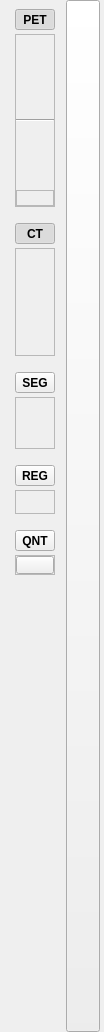
<?xml version="1.0" encoding="UTF-8"?>
<ui version="4.0">
 <class>qMRMLLongitudinalPETCTModuleSettingsWidget</class>
 <widget class="QWidget" name="qMRMLLongitudinalPETCTModuleSettingsWidget">
  <property name="geometry">
   <rect>
    <x>0</x>
    <y>0</y>
    <width>104</width>
    <height>1032</height>
   </rect>
  </property>
  <property name="sizePolicy">
   <sizepolicy hsizetype="Preferred" vsizetype="Minimum">
    <horstretch>0</horstretch>
    <verstretch>0</verstretch>
   </sizepolicy>
  </property>
  <property name="windowTitle">
   <string>Form</string>
  </property>
  <layout class="QHBoxLayout" name="horizontalLayout">
   <property name="spacing">
    <number>2</number>
   </property>
   <property name="leftMargin">
    <number>6</number>
   </property>
   <property name="topMargin">
    <number>0</number>
   </property>
   <property name="rightMargin">
    <number>4</number>
   </property>
   <property name="bottomMargin">
    <number>0</number>
   </property>
   <item>
    <widget class="QWidget" name="WidgetModuleSettings" native="true">
     <layout class="QVBoxLayout" name="verticalLayout">
      <property name="spacing">
       <number>16</number>
      </property>
      <item>
       <layout class="QVBoxLayout" name="verticalLayout_8">
        <property name="spacing">
         <number>4</number>
        </property>
        <item>
         <widget class="QToolButton" name="ToolButtonPET">
          <property name="maximumSize">
           <size>
            <width>40</width>
            <height>16777215</height>
           </size>
          </property>
          <property name="font">
           <font>
            <weight>75</weight>
            <bold>true</bold>
           </font>
          </property>
          <property name="toolTip">
           <string>PET Colors and Opacity Settings</string>
          </property>
          <property name="text">
           <string>PET</string>
          </property>
          <property name="checkable">
           <bool>true</bool>
          </property>
          <property name="checked">
           <bool>true</bool>
          </property>
          <property name="toolButtonStyle">
           <enum>Qt::ToolButtonTextBesideIcon</enum>
          </property>
          <property name="arrowType">
           <enum>Qt::NoArrow</enum>
          </property>
         </widget>
        </item>
        <item>
         <widget class="QFrame" name="FramePET">
          <property name="maximumSize">
           <size>
            <width>40</width>
            <height>16777215</height>
           </size>
          </property>
          <property name="frameShape">
           <enum>QFrame::StyledPanel</enum>
          </property>
          <layout class="QVBoxLayout" name="verticalLayout_2">
           <property name="margin">
            <number>0</number>
           </property>
           <item>
            <widget class="QPushButton" name="ButtonPETHeat">
             <property name="maximumSize">
              <size>
               <width>40</width>
               <height>40</height>
              </size>
             </property>
             <property name="toolTip">
              <string>Heat</string>
             </property>
             <property name="accessibleName">
              <string>vtkMRMLPETProceduralColorNodePET-Heat</string>
             </property>
             <property name="styleSheet">
              <string notr="true"/>
             </property>
             <property name="text">
              <string/>
             </property>
             <property name="icon">
              <iconset resource="../qSlicerLongitudinalPETCTModule.qrc">
               <normaloff>:/Icons/Colors-PET-Heat.png</normaloff>:/Icons/Colors-PET-Heat.png</iconset>
             </property>
             <property name="iconSize">
              <size>
               <width>28</width>
               <height>28</height>
              </size>
             </property>
             <property name="checkable">
              <bool>true</bool>
             </property>
             <property name="flat">
              <bool>true</bool>
             </property>
            </widget>
           </item>
           <item>
            <widget class="QPushButton" name="ButtonPETRainbow">
             <property name="maximumSize">
              <size>
               <width>40</width>
               <height>40</height>
              </size>
             </property>
             <property name="toolTip">
              <string>Rainbow</string>
             </property>
             <property name="accessibleName">
              <string>vtkMRMLPETProceduralColorNodePET-Rainbow</string>
             </property>
             <property name="styleSheet">
              <string notr="true"/>
             </property>
             <property name="text">
              <string/>
             </property>
             <property name="icon">
              <iconset resource="../qSlicerLongitudinalPETCTModule.qrc">
               <normaloff>:/Icons/Colors-PET-Rainbow.png</normaloff>:/Icons/Colors-PET-Rainbow.png</iconset>
             </property>
             <property name="iconSize">
              <size>
               <width>28</width>
               <height>28</height>
              </size>
             </property>
             <property name="checkable">
              <bool>true</bool>
             </property>
             <property name="flat">
              <bool>true</bool>
             </property>
            </widget>
           </item>
           <item>
            <widget class="QPushButton" name="ButtonPETMIP">
             <property name="maximumSize">
              <size>
               <width>40</width>
               <height>40</height>
              </size>
             </property>
             <property name="toolTip">
              <string>Maximum Intensity Projection</string>
             </property>
             <property name="accessibleName">
              <string>vtkMRMLPETProceduralColorNodePET-MaximumIntensityProjection</string>
             </property>
             <property name="styleSheet">
              <string notr="true"/>
             </property>
             <property name="text">
              <string/>
             </property>
             <property name="icon">
              <iconset resource="../qSlicerLongitudinalPETCTModule.qrc">
               <normaloff>:/Icons/Colors-PET-MIP.png</normaloff>:/Icons/Colors-PET-MIP.png</iconset>
             </property>
             <property name="iconSize">
              <size>
               <width>28</width>
               <height>28</height>
              </size>
             </property>
             <property name="checkable">
              <bool>true</bool>
             </property>
             <property name="flat">
              <bool>true</bool>
             </property>
            </widget>
           </item>
           <item>
            <widget class="Line" name="line">
             <property name="orientation">
              <enum>Qt::Horizontal</enum>
             </property>
            </widget>
           </item>
           <item>
            <widget class="QPushButton" name="ButtonPETVolumeRendering">
             <property name="maximumSize">
              <size>
               <width>40</width>
               <height>40</height>
              </size>
             </property>
             <property name="toolTip">
              <string>Show</string>
             </property>
             <property name="styleSheet">
              <string notr="true"/>
             </property>
             <property name="text">
              <string/>
             </property>
             <property name="icon">
              <iconset resource="../qSlicerLongitudinalPETCTModule.qrc">
               <normaloff>:/Icons/VolumeRendering.png</normaloff>:/Icons/VolumeRendering.png</iconset>
             </property>
             <property name="iconSize">
              <size>
               <width>24</width>
               <height>24</height>
              </size>
             </property>
             <property name="checkable">
              <bool>true</bool>
             </property>
             <property name="flat">
              <bool>true</bool>
             </property>
            </widget>
           </item>
           <item>
            <widget class="QPushButton" name="ButtonPETSpinning">
             <property name="maximumSize">
              <size>
               <width>40</width>
               <height>40</height>
              </size>
             </property>
             <property name="toolTip">
              <string>Spin</string>
             </property>
             <property name="styleSheet">
              <string notr="true"/>
             </property>
             <property name="text">
              <string/>
             </property>
             <property name="icon">
              <iconset resource="../qSlicerLongitudinalPETCTModule.qrc">
               <normaloff>:/Icons/ViewSpin.png</normaloff>:/Icons/ViewSpin.png</iconset>
             </property>
             <property name="iconSize">
              <size>
               <width>24</width>
               <height>24</height>
              </size>
             </property>
             <property name="checkable">
              <bool>true</bool>
             </property>
             <property name="flat">
              <bool>true</bool>
             </property>
            </widget>
           </item>
           <item>
            <widget class="ctkDoubleSlider" name="SliderPETVROpacityPow" native="true">
             <property name="minimumSize">
              <size>
               <width>40</width>
               <height>0</height>
              </size>
             </property>
             <property name="maximumSize">
              <size>
               <width>36</width>
               <height>16777215</height>
              </size>
             </property>
             <property name="toolTip">
              <string>Volume rendering opacity function power</string>
             </property>
             <property name="styleSheet">
              <string notr="true"/>
             </property>
            </widget>
           </item>
           <item>
            <widget class="QLabel" name="LabelPETVROpacityPow">
             <property name="maximumSize">
              <size>
               <width>40</width>
               <height>16777215</height>
              </size>
             </property>
             <property name="toolTip">
              <string>Volume rendering opacity function power</string>
             </property>
             <property name="frameShape">
              <enum>QFrame::StyledPanel</enum>
             </property>
             <property name="frameShadow">
              <enum>QFrame::Plain</enum>
             </property>
             <property name="text">
              <string/>
             </property>
             <property name="alignment">
              <set>Qt::AlignCenter</set>
             </property>
             <property name="margin">
              <number>0</number>
             </property>
            </widget>
           </item>
          </layout>
         </widget>
        </item>
       </layout>
      </item>
      <item>
       <layout class="QVBoxLayout" name="verticalLayout_9">
        <property name="spacing">
         <number>4</number>
        </property>
        <item>
         <widget class="QToolButton" name="ToolButtonCT">
          <property name="maximumSize">
           <size>
            <width>40</width>
            <height>16777215</height>
           </size>
          </property>
          <property name="font">
           <font>
            <weight>75</weight>
            <bold>true</bold>
           </font>
          </property>
          <property name="toolTip">
           <string>CT Window/Level Settings</string>
          </property>
          <property name="text">
           <string>CT</string>
          </property>
          <property name="checkable">
           <bool>true</bool>
          </property>
          <property name="checked">
           <bool>true</bool>
          </property>
         </widget>
        </item>
        <item>
         <widget class="QFrame" name="FrameCT">
          <property name="maximumSize">
           <size>
            <width>40</width>
            <height>16777215</height>
           </size>
          </property>
          <property name="frameShape">
           <enum>QFrame::StyledPanel</enum>
          </property>
          <layout class="QVBoxLayout" name="verticalLayout_3">
           <property name="margin">
            <number>0</number>
           </property>
           <item>
            <widget class="QPushButton" name="ButtonCTWLAbdomen">
             <property name="maximumSize">
              <size>
               <width>40</width>
               <height>40</height>
              </size>
             </property>
             <property name="toolTip">
              <string>Abdomen</string>
             </property>
             <property name="accessibleName">
              <string>Abdomen</string>
             </property>
             <property name="styleSheet">
              <string notr="true"/>
             </property>
             <property name="text">
              <string/>
             </property>
             <property name="icon">
              <iconset resource="../qSlicerLongitudinalPETCTModule.qrc">
               <normaloff>:/Icons/WindowLevelPreset-Abdomen.png</normaloff>:/Icons/WindowLevelPreset-Abdomen.png</iconset>
             </property>
             <property name="iconSize">
              <size>
               <width>28</width>
               <height>28</height>
              </size>
             </property>
             <property name="checkable">
              <bool>true</bool>
             </property>
             <property name="flat">
              <bool>true</bool>
             </property>
            </widget>
           </item>
           <item>
            <widget class="QPushButton" name="ButtonCTWLBrain">
             <property name="maximumSize">
              <size>
               <width>40</width>
               <height>40</height>
              </size>
             </property>
             <property name="toolTip">
              <string>Brain</string>
             </property>
             <property name="accessibleName">
              <string>Brain</string>
             </property>
             <property name="styleSheet">
              <string notr="true"/>
             </property>
             <property name="text">
              <string/>
             </property>
             <property name="icon">
              <iconset resource="../qSlicerLongitudinalPETCTModule.qrc">
               <normaloff>:/Icons/WindowLevelPreset-Brain.png</normaloff>:/Icons/WindowLevelPreset-Brain.png</iconset>
             </property>
             <property name="iconSize">
              <size>
               <width>28</width>
               <height>28</height>
              </size>
             </property>
             <property name="checkable">
              <bool>true</bool>
             </property>
             <property name="flat">
              <bool>true</bool>
             </property>
            </widget>
           </item>
           <item>
            <widget class="QPushButton" name="ButtonCTWLBone">
             <property name="maximumSize">
              <size>
               <width>40</width>
               <height>40</height>
              </size>
             </property>
             <property name="toolTip">
              <string>Bone</string>
             </property>
             <property name="accessibleName">
              <string>Bone</string>
             </property>
             <property name="styleSheet">
              <string notr="true"/>
             </property>
             <property name="text">
              <string/>
             </property>
             <property name="icon">
              <iconset resource="../qSlicerLongitudinalPETCTModule.qrc">
               <normaloff>:/Icons/WindowLevelPreset-CT-bone.png</normaloff>:/Icons/WindowLevelPreset-CT-bone.png</iconset>
             </property>
             <property name="iconSize">
              <size>
               <width>28</width>
               <height>28</height>
              </size>
             </property>
             <property name="checkable">
              <bool>true</bool>
             </property>
             <property name="flat">
              <bool>true</bool>
             </property>
            </widget>
           </item>
           <item>
            <widget class="QPushButton" name="ButtonCTWLLung">
             <property name="maximumSize">
              <size>
               <width>40</width>
               <height>40</height>
              </size>
             </property>
             <property name="toolTip">
              <string>Lung</string>
             </property>
             <property name="accessibleName">
              <string>Lung</string>
             </property>
             <property name="styleSheet">
              <string notr="true"/>
             </property>
             <property name="text">
              <string/>
             </property>
             <property name="icon">
              <iconset resource="../qSlicerLongitudinalPETCTModule.qrc">
               <normaloff>:/Icons/WindowLevelPreset-Lung.png</normaloff>:/Icons/WindowLevelPreset-Lung.png</iconset>
             </property>
             <property name="iconSize">
              <size>
               <width>28</width>
               <height>28</height>
              </size>
             </property>
             <property name="checkable">
              <bool>true</bool>
             </property>
             <property name="flat">
              <bool>true</bool>
             </property>
            </widget>
           </item>
          </layout>
         </widget>
        </item>
       </layout>
      </item>
      <item>
       <layout class="QVBoxLayout" name="verticalLayout_11">
        <property name="spacing">
         <number>4</number>
        </property>
        <item>
         <widget class="QToolButton" name="ToolButtonSegmentation">
          <property name="maximumSize">
           <size>
            <width>40</width>
            <height>16777215</height>
           </size>
          </property>
          <property name="font">
           <font>
            <weight>75</weight>
            <bold>true</bold>
           </font>
          </property>
          <property name="toolTip">
           <string>Segmentation Settings</string>
          </property>
          <property name="text">
           <string>SEG</string>
          </property>
          <property name="checkable">
           <bool>true</bool>
          </property>
         </widget>
        </item>
        <item>
         <widget class="QFrame" name="FrameSegmentation">
          <property name="maximumSize">
           <size>
            <width>40</width>
            <height>16777215</height>
           </size>
          </property>
          <property name="frameShape">
           <enum>QFrame::StyledPanel</enum>
          </property>
          <layout class="QVBoxLayout" name="verticalLayout_5">
           <property name="margin">
            <number>0</number>
           </property>
           <item>
            <widget class="QPushButton" name="ButtonOutline">
             <property name="maximumSize">
              <size>
               <width>40</width>
               <height>40</height>
              </size>
             </property>
             <property name="toolTip">
              <string>Outline segmentation labels</string>
             </property>
             <property name="styleSheet">
              <string notr="true"/>
             </property>
             <property name="text">
              <string/>
             </property>
             <property name="icon">
              <iconset resource="../qSlicerLongitudinalPETCTModule.qrc">
               <normaloff>:/Icons/SlicesLabelOutline.png</normaloff>:/Icons/SlicesLabelOutline.png</iconset>
             </property>
             <property name="iconSize">
              <size>
               <width>24</width>
               <height>24</height>
              </size>
             </property>
             <property name="checkable">
              <bool>true</bool>
             </property>
             <property name="flat">
              <bool>true</bool>
             </property>
            </widget>
           </item>
           <item>
            <widget class="QPushButton" name="ButtonModels">
             <property name="maximumSize">
              <size>
               <width>40</width>
               <height>40</height>
              </size>
             </property>
             <property name="toolTip">
              <string>Generate models from segmentations</string>
             </property>
             <property name="styleSheet">
              <string notr="true"/>
             </property>
             <property name="text">
              <string/>
             </property>
             <property name="icon">
              <iconset resource="../qSlicerLongitudinalPETCTModule.qrc">
               <normaloff>:/Icons/SlicerModels.png</normaloff>:/Icons/SlicerModels.png</iconset>
             </property>
             <property name="iconSize">
              <size>
               <width>24</width>
               <height>24</height>
              </size>
             </property>
             <property name="checkable">
              <bool>true</bool>
             </property>
             <property name="flat">
              <bool>true</bool>
             </property>
            </widget>
           </item>
          </layout>
         </widget>
        </item>
       </layout>
      </item>
      <item>
       <layout class="QVBoxLayout" name="verticalLayout_12">
        <property name="spacing">
         <number>4</number>
        </property>
        <item>
         <widget class="QToolButton" name="ToolButtonRegistration">
          <property name="maximumSize">
           <size>
            <width>40</width>
            <height>40</height>
           </size>
          </property>
          <property name="font">
           <font>
            <weight>75</weight>
            <bold>true</bold>
           </font>
          </property>
          <property name="toolTip">
           <string>Registration Settings</string>
          </property>
          <property name="text">
           <string>REG</string>
          </property>
          <property name="checkable">
           <bool>true</bool>
          </property>
         </widget>
        </item>
        <item>
         <widget class="QFrame" name="FrameRegistration">
          <property name="maximumSize">
           <size>
            <width>40</width>
            <height>16777215</height>
           </size>
          </property>
          <property name="frameShape">
           <enum>QFrame::StyledPanel</enum>
          </property>
          <layout class="QVBoxLayout" name="verticalLayout_6">
           <property name="margin">
            <number>0</number>
           </property>
           <item>
            <widget class="QPushButton" name="ButtonRegistration">
             <property name="maximumSize">
              <size>
               <width>40</width>
               <height>40</height>
              </size>
             </property>
             <property name="toolTip">
              <string>Register follow up studies with baseline study</string>
             </property>
             <property name="styleSheet">
              <string notr="true"/>
             </property>
             <property name="text">
              <string/>
             </property>
             <property name="icon">
              <iconset resource="../qSlicerLongitudinalPETCTModule.qrc">
               <normaloff>:/Icons/Transforms.png</normaloff>:/Icons/Transforms.png</iconset>
             </property>
             <property name="iconSize">
              <size>
               <width>24</width>
               <height>24</height>
              </size>
             </property>
             <property name="checkable">
              <bool>true</bool>
             </property>
             <property name="flat">
              <bool>true</bool>
             </property>
            </widget>
           </item>
          </layout>
         </widget>
        </item>
       </layout>
      </item>
      <item>
       <layout class="QVBoxLayout" name="verticalLayout_13">
        <property name="spacing">
         <number>4</number>
        </property>
        <item>
         <widget class="QToolButton" name="ToolButtonQuantification">
          <property name="maximumSize">
           <size>
            <width>40</width>
            <height>16777215</height>
           </size>
          </property>
          <property name="font">
           <font>
            <weight>75</weight>
            <bold>true</bold>
           </font>
          </property>
          <property name="toolTip">
           <string>Quantification Settings</string>
          </property>
          <property name="text">
           <string>QNT</string>
          </property>
          <property name="checkable">
           <bool>true</bool>
          </property>
         </widget>
        </item>
        <item>
         <widget class="QFrame" name="FrameQuantification">
          <property name="maximumSize">
           <size>
            <width>40</width>
            <height>16777215</height>
           </size>
          </property>
          <property name="frameShape">
           <enum>QFrame::StyledPanel</enum>
          </property>
          <layout class="QVBoxLayout" name="verticalLayout_7">
           <property name="margin">
            <number>0</number>
           </property>
           <item>
            <widget class="QPushButton" name="ButtonQuantificationModule">
             <property name="maximumSize">
              <size>
               <width>40</width>
               <height>18</height>
              </size>
             </property>
             <property name="toolTip">
              <string>Specify module for PET quantification</string>
             </property>
             <property name="styleSheet">
              <string notr="true"/>
             </property>
             <property name="text">
              <string/>
             </property>
             <property name="icon">
              <iconset resource="../qSlicerLongitudinalPETCTModule.qrc">
               <normaloff>:/Icons/input.png</normaloff>:/Icons/input.png</iconset>
             </property>
             <property name="iconSize">
              <size>
               <width>12</width>
               <height>12</height>
              </size>
             </property>
             <property name="flat">
              <bool>false</bool>
             </property>
            </widget>
           </item>
          </layout>
         </widget>
        </item>
       </layout>
      </item>
      <item>
       <spacer name="verticalSpacer">
        <property name="orientation">
         <enum>Qt::Vertical</enum>
        </property>
        <property name="sizeHint" stdset="0">
         <size>
          <width>20</width>
          <height>40</height>
         </size>
        </property>
       </spacer>
      </item>
     </layout>
    </widget>
   </item>
   <item>
    <widget class="ctkExpandButton" name="ExpandButton">
     <property name="sizePolicy">
      <sizepolicy hsizetype="Preferred" vsizetype="Expanding">
       <horstretch>0</horstretch>
       <verstretch>0</verstretch>
      </sizepolicy>
     </property>
     <property name="minimumSize">
      <size>
       <width>0</width>
       <height>0</height>
      </size>
     </property>
     <property name="maximumSize">
      <size>
       <width>16777215</width>
       <height>16777215</height>
      </size>
     </property>
     <property name="styleSheet">
      <string notr="true"/>
     </property>
     <property name="text">
      <string/>
     </property>
    </widget>
   </item>
  </layout>
 </widget>
 <customwidgets>
  <customwidget>
   <class>ctkExpandButton</class>
   <extends>QToolButton</extends>
   <header>ctkExpandButton.h</header>
  </customwidget>
  <customwidget>
   <class>ctkDoubleSlider</class>
   <extends>QWidget</extends>
   <header>ctkDoubleSlider.h</header>
   <container>1</container>
  </customwidget>
 </customwidgets>
 <resources>
  <include location="../qSlicerLongitudinalPETCTModule.qrc"/>
 </resources>
 <connections>
  <connection>
   <sender>ExpandButton</sender>
   <signal>toggled(bool)</signal>
   <receiver>WidgetModuleSettings</receiver>
   <slot>setVisible(bool)</slot>
   <hints>
    <hint type="sourcelabel">
     <x>75</x>
     <y>505</y>
    </hint>
    <hint type="destinationlabel">
     <x>33</x>
     <y>506</y>
    </hint>
   </hints>
  </connection>
  <connection>
   <sender>ToolButtonPET</sender>
   <signal>toggled(bool)</signal>
   <receiver>FramePET</receiver>
   <slot>setVisible(bool)</slot>
   <hints>
    <hint type="sourcelabel">
     <x>34</x>
     <y>24</y>
    </hint>
    <hint type="destinationlabel">
     <x>34</x>
     <y>122</y>
    </hint>
   </hints>
  </connection>
  <connection>
   <sender>ToolButtonCT</sender>
   <signal>toggled(bool)</signal>
   <receiver>FrameCT</receiver>
   <slot>setVisible(bool)</slot>
   <hints>
    <hint type="sourcelabel">
     <x>34</x>
     <y>243</y>
    </hint>
    <hint type="destinationlabel">
     <x>34</x>
     <y>336</y>
    </hint>
   </hints>
  </connection>
  <connection>
   <sender>ToolButtonSegmentation</sender>
   <signal>toggled(bool)</signal>
   <receiver>FrameSegmentation</receiver>
   <slot>setVisible(bool)</slot>
   <hints>
    <hint type="sourcelabel">
     <x>34</x>
     <y>629</y>
    </hint>
    <hint type="destinationlabel">
     <x>34</x>
     <y>680</y>
    </hint>
   </hints>
  </connection>
  <connection>
   <sender>ToolButtonRegistration</sender>
   <signal>toggled(bool)</signal>
   <receiver>FrameRegistration</receiver>
   <slot>setVisible(bool)</slot>
   <hints>
    <hint type="sourcelabel">
     <x>34</x>
     <y>754</y>
    </hint>
    <hint type="destinationlabel">
     <x>34</x>
     <y>798</y>
    </hint>
   </hints>
  </connection>
  <connection>
   <sender>ToolButtonQuantification</sender>
   <signal>toggled(bool)</signal>
   <receiver>FrameQuantification</receiver>
   <slot>setVisible(bool)</slot>
   <hints>
    <hint type="sourcelabel">
     <x>34</x>
     <y>865</y>
    </hint>
    <hint type="destinationlabel">
     <x>34</x>
     <y>890</y>
    </hint>
   </hints>
  </connection>
 </connections>
</ui>
